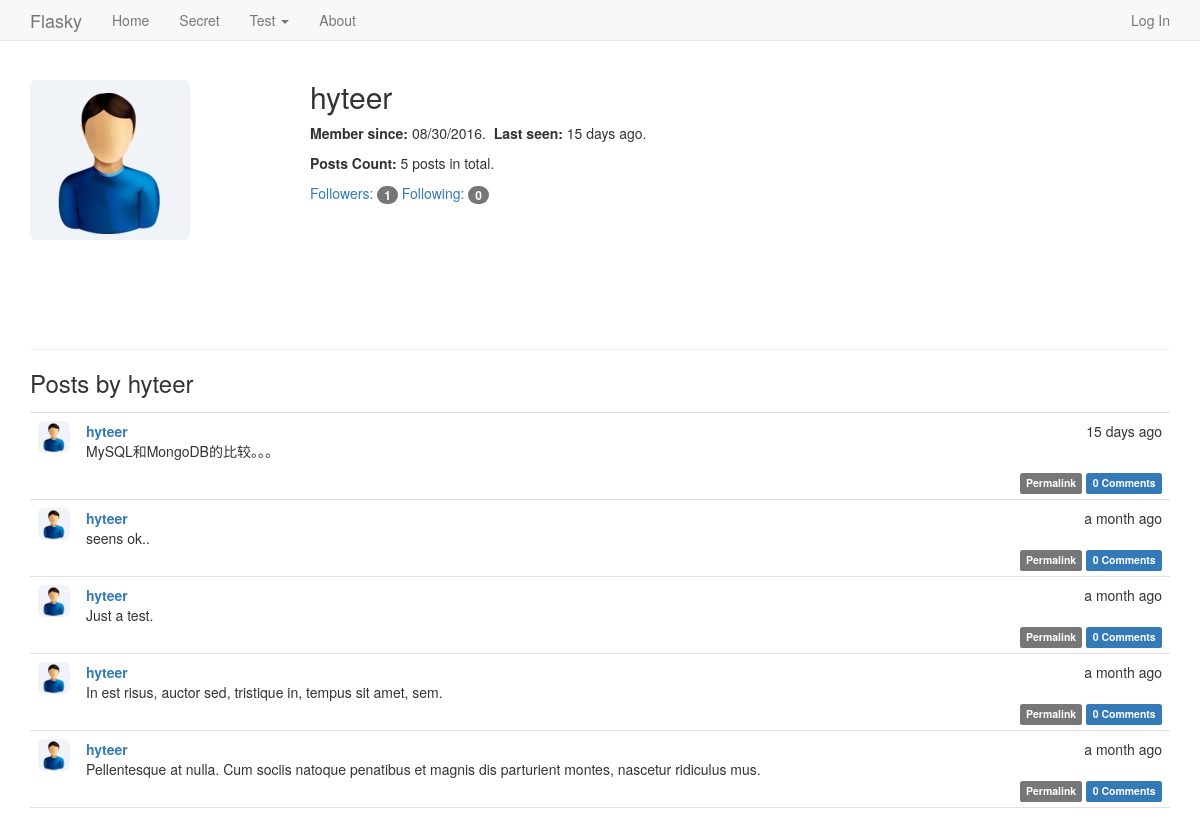
Page /user/hyteer on the committed database.
### app/models.py (models this page shows, shortened)
class User(UserMixin, db.Model):
    __tablename__ = 'users'
    id = db.Column(db.Integer, primary_key=True)
    email = db.Column(db.String(64), unique=True, index=True)
    username = db.Column(db.String(64), unique=True, index=True)
    role_id = db.Column(db.Integer, db.ForeignKey('roles.id'))
    password_hash = db.Column(db.String(128))
    confirmed = db.Column(db.Boolean, default=False)
    name = db.Column(db.String(64))
    sex = db.Column(db.Integer)     # 1.male 2.female 0. none
    location = db.Column(db.String(64))
    about_me = db.Column(db.Text())
    member_since = db.Column(db.DateTime(), default=datetime.utcnow)
    last_seen = db.Column(db.DateTime(), default=datetime.utcnow)
    posts = db.relationship('Post', backref='author', lazy='dynamic')
    followed = db.relationship('Follow',
                               foreign_keys=[Follow.follower_id],
                               backref=db.backref('follower', lazy='joined'),
                               lazy='dynamic',
                               cascade='all, delete-orphan')
    followers = db.relationship('Follow',
                                foreign_keys=[Follow.followed_id],
                                backref=db.backref('followed', lazy='joined'),
                                lazy='dynamic',
                                cascade='all, delete-orphan')
    comments = db.relationship('Comment', backref='author', lazy='dynamic')
    @property
    def password(self):
        raise AttributeError('password is not a readable attribute')
    def get_avatar(self):
        if self.sex == 1:
            avatar = 'avatar/male.jpg'
            return avatar
        elif self.sex == 2:
            avatar = 'avatar/female.jpg'
            return avatar
        else:
            avatar = 'avatar/none.jpg'
            return avatar

class Post(db.Model):
    __tablename__ = 'posts'
    id = db.Column(db.Integer, primary_key=True)
    body = db.Column(db.Text)
    timestamp = db.Column(db.DateTime, index=True,default=datetime.utcnow)
    author_id = db.Column(db.Integer, db.ForeignKey('users.id'))
    body_html = db.Column(db.Text)
    comments = db.relationship('Comment', backref='post', lazy='dynamic')

### app/user/views.py (the view)
@user.route('/<username>')
def user_home(username):
    user = User.query.filter_by(username=username).first()
    if user is None:
        abort(404)
    posts = user.posts.order_by(Post.timestamp.desc()).all()
    return render_template('user/user.html', user=user, posts=posts)

### app/auth/views.py (called while the page is built)
@auth.before_app_request
def before_request():
    if current_user.is_authenticated:
        current_user.ping()
        if not current_user.confirmed and  request.endpoint == 'user.secret':
            return redirect(url_for('auth.unconfirmed'))

### app/main/__init__.py (called while the page is built)
@main.app_context_processor
def inject_permissions():
    return dict(Permission=Permission)

### app/models.py (called while the page is built)
    def can(self, permissions):
        return False

    def is_administrator(self):
        return False

### app/user/__init__.py (called while the page is built)
@user.app_context_processor
def inject_permissions():
    return dict(Permission=Permission)

### app/templates/user/user.html (shortened to what this page needs)
{% extends "base.html" %}
{% block page_content %}
<div class="page-header">
  <img class="img-rounded profile-thumbnail" src="{{ url_for('static',filename=user.get_avatar()) }}">
  <div class="profile-header">
    <h2>{{ user.username }} &nbsp&nbsp
    </h2>
  <p>
      <b>Member since: </b> {{ moment(user.member_since).format('L') }}.
      &nbsp<b>Last seen: </b> {{ moment(user.last_seen).fromNow() }}.
  </p>
    <p><b>Posts Count: </b>{{ user.posts.count() }} posts in total.</p>
    <p>
        <a href="{{ url_for('main.followers', username=user.username) }}">
            Followers: <span class="badge">{{ user.followers.count() - 1 }}</span></a>
        <a href="{{ url_for('main.followed_by', username=user.username) }}">
            Following: <span class="badge">{{ user.followed.count() - 1 }}</span></a>
    </p>
  </div>
</div>
<h3>Posts by {{ user.username }}</h3>
{% include '_posts.html' %}
{% endblock %}

### app/templates/_posts.html (shortened to what this page needs)
<ul class="posts">
    {% for post in posts %}
    <li class="post">
        <div class="post-thumbnail">
            <a href="{{ url_for('user.user_home',username=post.author.username) }}">
                <img class="img-rounded profile-thumbnail0" src="{{ url_for('static',filename=post.author.get_avatar()) }}" with="32" height="32">
            </a>
        </div>
        <div class="post-content">
            <div class="post-date">{{ moment(post.timestamp).fromNow() }}</div>
            <div class="post-author"><a href="{{ url_for('user.user_home',username=post.author.username) }}">{{ post.author.username }}</a></div>
            <div class="post-body">
                {% if post.body_html %}
                    {{ post.body_html | safe }}
                {% else %}
                    {{ post.body }}
                {% endif %}
            </div>
            <div class="post-footer">
                <a href="{{url_for('main.post', id=post.id) }}">
                    <span class="label label-default">Permalink</span>
                </a>
                <a href="{{ url_for('main.post', id=post.id) }}#comments">
                    <span class="label label-primary">{{ post.comments.count() }} Comments</span>
                </a>
            </div>
        </div>
    </li>
    {% endfor %}
</ul>

### app/static/css/styles.css (style rules this page uses)
body { position: relative; padding-top: 40px; padding-bottom: 30px; }
.profile-thumbnail { position: absolute; }
.profile-header { min-height: 260px; margin-left: 280px; }
ul.posts { list-style-type: none; padding: 0px; margin: 16px 0px 0px 0px; border-top: 1px solid #e0e0e0; }
ul.posts li.post { padding: 8px; border-bottom: 1px solid #e0e0e0; }
div.post-date { float: right; }
div.post-author { font-weight: bold; }
div.post-thumbnail { position: absolute; }
div.post-content { margin-left: 48px; min-height: 48px; }
div.post-footer { text-align: right; }

### rows in the picture
User: username "hyteer", member_since "08/30/2016", last_seen "15 days ago"
Post: timestamp "15 days ago", author.username "hyteer", body_html "MySQL和MongoDB的比较。。。", comments.count "0"
Post: timestamp "a month ago", author.username "hyteer", body "seens ok..", comments.count "0"
Post: timestamp "a month ago", author.username "hyteer", body "Just a test.", comments.count "0"
Post: timestamp "a month ago", author.username "hyteer", body "In est risus, auctor sed, tristique in, tempus sit amet, sem.", comments.count "0"
Post: timestamp "a month ago", author.username "hyteer", body "Pellentesque at nulla. Cum sociis natoque penatibus et magnis dis parturient montes, nascetur ridiculus mus.", comments.count "0"

### other values in the picture
{{ user.posts.count() }} "5"
{{ user.followers.count() - 1 }} "1"
{{ user.followed.count() - 1 }} "0"
